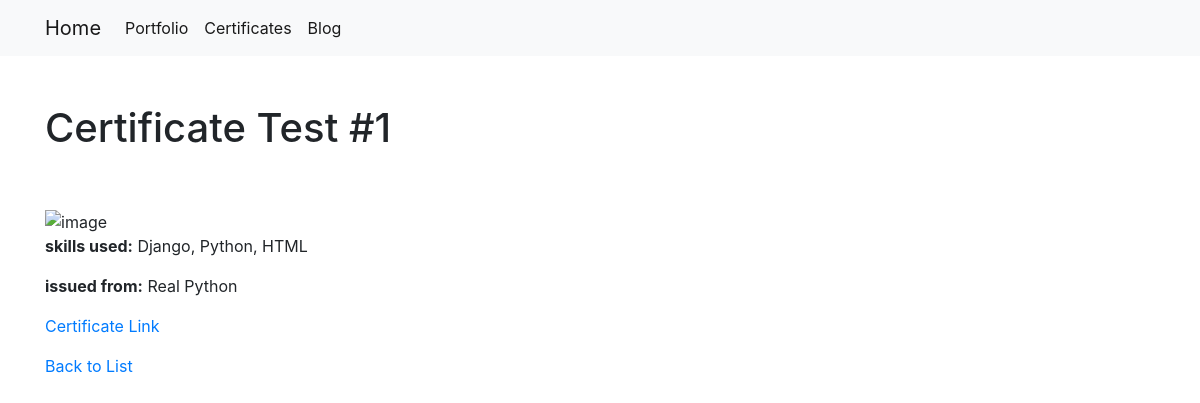
Before: /all_certificates/1 with the older database file.
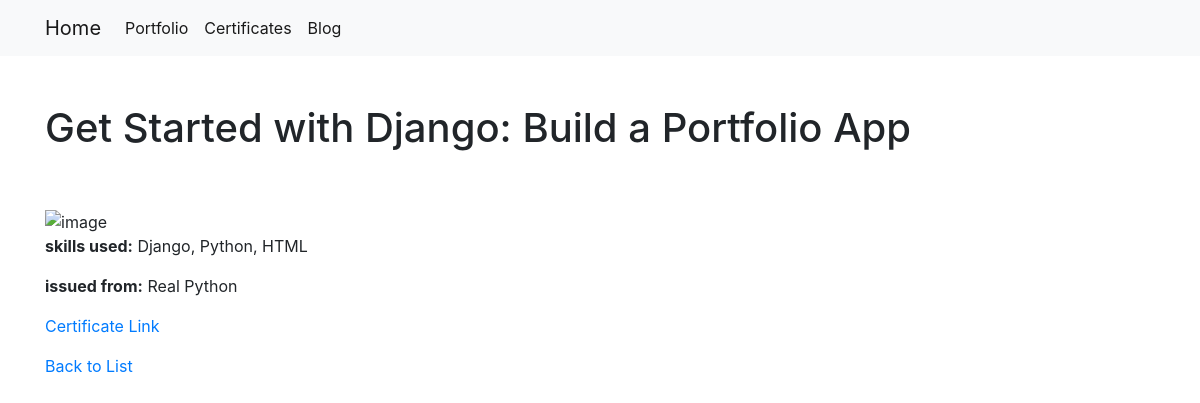
After: the same page with the newer database file.
### certificates/models.py (models this page shows)
class Certificate(models.Model):
    title = models.CharField(max_length=100)
    skills = models.CharField(max_length=100)
    source = models.CharField(max_length=20) # i.e. Codecademy
    link = models.URLField(max_length=200)
    cert_image = models.CharField(max_length=100)

### certificates/views.py (the view)
# urls.py: path("<int:pk>", views.certificate_detail, name="certificate_detail"),
def certificate_detail(request, pk):
    certificates = Certificate.objects.get(pk=pk)
    return render(request, 'certificates/certificate_detail.html',
                  {'certificate': certificates})

### certificates/templates/certificates/certificate_detail.html (shortened to what this page needs)
{% extends "projects/base.html" %}
{% load static %}
{% block content %}
<br>
    <h1>{{ certificate.title }}</h1>
<br>
    <img src="{% static cert_image.image %}" alt="image">
    <p> <strong>skills used:</strong> {{ certificate.skills }}</p>
    <p> <strong>issued from:</strong> {{ certificate.source }}</p>
    <a href="{{ certificate.link }}">Certificate Link</a>
<a href="{% url 'all_certificates' %}">Back to  List</a>
{% endblock %}

Changed rows visible on the page:
changed Certificate "Django, Python, HTML": title "Certificate Test #1" → "Get Started with Django: Build a Portfolio App"
